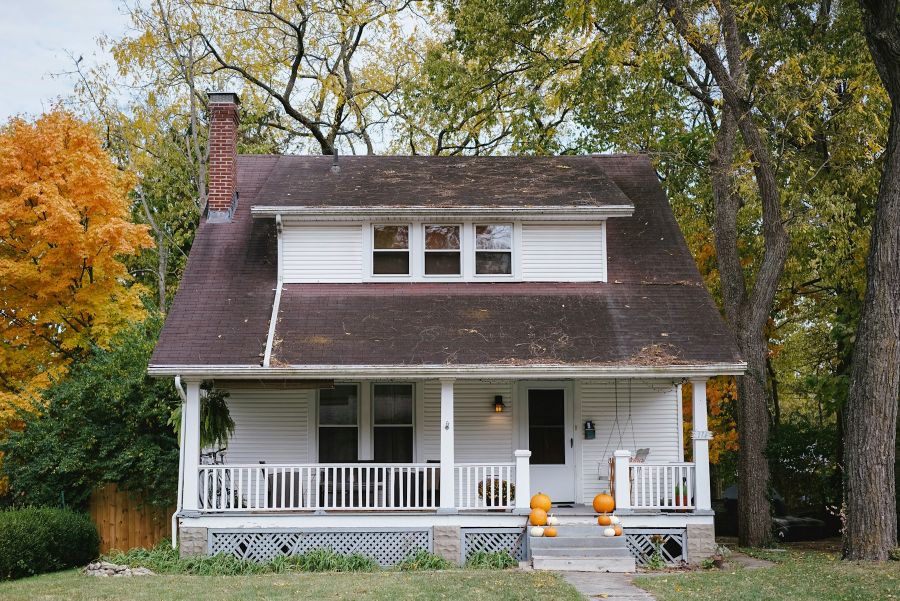
#> input picture images/build/source.jpg, 1800 x 1201 px (shown at 1/2 size)
$ python build_stages.py
#> lines starting #> are read from the running program, lines starting #| are printed output that depends on the picture; after the words box and inside, x2 and y2 are one past the last pixel; in counts of white or black regions, pixels touching at a corner belong together
"""Generate the photo layers for the scroll-build section.

Takes one straight-on house photo (images/build/source.jpg) plus hand-traced
roof / siding regions, and writes cut-out layers that keep the photo's own
lighting:

  roof-deck   bare OSB decking          (tear-off)
  roof-under  synthetic underlayment    (dry-in)
  roof-new    new architectural shingle (rebuild)
  wall-sheath bare wall sheathing       (tear-off)
  wall-wrap   house wrap                (dry-in)
  wall-new    new siding color          (rebuild)

Run:  python3 tools/build_stages.py
Requires: Pillow, numpy.  Coordinates below are in source-photo pixels; to use
a different photo, retrace ROOF / ROOF_HOLES / WALL_* for it.
"""
import json
import os
import numpy as np
from PIL import Image, ImageDraw, ImageFilter, ImageFont

ROOT = os.path.join(os.path.dirname(__file__), "..", "images", "build")
OUT_W = 1600
rng = np.random.default_rng(14)

# ---------------------------------------------------------------- regions
ROOF = [(478, 309), (1302, 309), (1492, 724), (298, 731), (394, 446), (408, 441), (466, 441), (478, 422)]
ROOF_HOLES = [
    [(503, 407), (1270, 407), (1270, 433), (1213, 433), (1213, 569), (556, 569), (556, 433), (503, 433)],  # dormer
]
DOWNSPOUT_BAND = (512, 430, 572, 740)  # bright pipe on the roof stays visible
EAVE_Y, RIDGE_Y = 731, 309

WALL_DORMER = [
    [(564, 434), (723, 434), (723, 566), (564, 566)],
    [(1044, 434), (1211, 434), (1211, 566), (1044, 566)],
    [(723, 434), (1044, 434), (1044, 443), (723, 443)],
]
WALL_FRONT = [(476, 762), (1360, 762), (1360, 1008), (476, 1008)]
WALL_FRONT_HOLES = [
    [(630, 762), (840, 762), (840, 930), (630, 930)],      # windows
    [(1031, 762), (1154, 762), (1154, 1010), (1031, 1010)],  # door
    [(876, 762), (914, 762), (914, 1010), (876, 1010)],      # porch post
]

NEW_ROOF = (44, 44, 47)
NEW_SIDING = (62, 78, 104)   # deep navy
FONT = "/usr/share/fonts/truetype/dejavu/DejaVuSansMono-Bold.ttf"
if not os.path.exists(FONT):
    FONT = "/usr/share/fonts/truetype/dejavu/DejaVuSansMono.ttf"


def poly_mask(size, polys, holes=(), blur=0.7):
    m = Image.new("L", size, 0)
    d = ImageDraw.Draw(m)
    for p in polys:
        d.polygon(p, fill=255)
    for p in holes:
        d.polygon(p, fill=0)
    return m.filter(ImageFilter.GaussianBlur(blur)) if blur else m


def lum(a):
    return a[..., :3].mean(2)


def blur_arr(a, r):
    img = Image.fromarray(np.clip(a, 0, 255).astype(np.uint8))
    return np.asarray(img.filter(ImageFilter.GaussianBlur(r))).astype(float)


def noise(h, w, scale, amp):
    """Smooth value noise: random grid upscaled."""
    gh, gw = max(2, h // scale + 2), max(2, w // scale + 2)
    g = rng.normal(0, 1, (gh, gw))
    img = Image.fromarray(((g - g.min()) / (np.ptp(g) + 1e-6) * 255).astype(np.uint8)).resize((w, h), Image.BICUBIC)
    a = np.asarray(img).astype(float) / 255 - 0.5
    return a * 2 * amp


# ---------------------------------------------------------------- textures
def osb(w, h, sheet_w=320, sheet_h=118, origin_y=0):
    img = Image.new("RGB", (w, h), (176, 150, 114))
    d = ImageDraw.Draw(img)
    palette = [(158, 130, 96), (196, 172, 134), (170, 142, 106), (140, 114, 82), (206, 186, 152), (186, 160, 122), (124, 100, 72)]
    n = int(w * h / 9)
    xs, ys = rng.integers(0, w, n), rng.integers(0, h, n)
    ang = rng.uniform(0, np.pi, n)
    ln = rng.uniform(3, 9, n)
    cols = rng.integers(0, len(palette), n)
    for x, y, a, l, c in zip(xs, ys, ang, ln, cols):
        dx, dy = np.cos(a) * l / 2, np.sin(a) * l / 2 * 0.8
        d.line([(x - dx, y - dy), (x + dx, y + dy)], fill=palette[c], width=int(rng.integers(1, 3)))
    img = img.filter(ImageFilter.GaussianBlur(0.5))
    a = np.asarray(img).astype(float)
    a *= (1 + noise(h, w, 60, 0.07) + rng.normal(0, 0.04, (h, w)))[..., None]
    # sheet seams, staggered by course
    seam = np.ones((h, w))
    for row_y in range(origin_y % sheet_h - sheet_h, h, sheet_h):
        y = int(row_y)
        if 0 <= y < h:
            seam[max(0, y - 1):y + 1, :] = 0.55
            seam[y + 1:y + 2, :] = 1.12
        course = (row_y - origin_y) // sheet_h
        off = (sheet_w // 2) * (course % 2)
        for x in range(int(off) - sheet_w, w, sheet_w):
            if 0 <= x < w:
                seam[max(0, y):min(h, y + sheet_h), max(0, x - 1):x + 1] = 0.6
    return a * seam[..., None]


def shingles(w, h, eave_y, ridge_y):
    """Architectural (laminated) shingle courses, eave → ridge, in local coords."""
    a = np.zeros((h, w, 3))
    y = eave_y
    course = 0
    while y > -20:
        t = (eave_y - y) / max(1, eave_y - ridge_y)
        exp = 14.2 - 2.4 * t  # slight foreshortening toward the ridge
        y0 = y - exp
        x = -rng.integers(0, 60)
        while x < w:
            tw = int(rng.integers(18, 52))
            k = rng.uniform(0.82, 1.2)
            tint = np.array(NEW_ROOF) * k + rng.normal(0, 1.4, 3)
            ya, yb = int(max(0, np.floor(y0))), int(min(h, np.ceil(y)))
            xa, xb = int(max(0, x)), int(min(w, x + tw))
            if yb > ya and xb > xa:
                a[ya:yb, xa:xb] = tint
                # laminate shadow band on lower part of some tabs
                if rng.random() < 0.6:
                    yl = int(ya + (yb - ya) * rng.uniform(0.4, 0.7))
                    xs = int(xa + rng.integers(0, max(1, (xb - xa) // 2)))
                    a[yl:yb, xs:xb] *= rng.uniform(0.66, 0.84)
                # keyway gap
                a[ya + (yb - ya) // 2:yb, xa:min(w, xa + 1)] *= 0.45
            x += tw
        # course shadow line under the butt edge + slight highlight above
        yi = int(round(y))
        if 0 <= yi < h:
            a[yi:min(h, yi + 2)] *= 0.45
        if 0 <= yi - 1 < h:
            a[yi - 1] *= 1.25
        y = y0
        course += 1
    # granules
    a *= (1 + rng.normal(0, 0.16, (h, w)))[..., None]
    a = blur_arr(a, 0.35)
    a *= (1 + noise(h, w, 90, 0.05))[..., None]
    return a


def printed(w, h, base, line_col, text, band_h, text_size, text_every, wrinkle=0.0, origin_y=0, seam_shadow=0.8):
    a = np.ones((h, w, 3)) * np.array(base, float)
    a *= (1 + rng.normal(0, 0.035, (h, w)))[..., None]
    if wrinkle:
        a *= (1 + noise(h, w, 28, wrinkle) + noise(h, w, 9, wrinkle * 0.4))[..., None]
    img = Image.fromarray(np.clip(a, 0, 255).astype(np.uint8))
    d = ImageDraw.Draw(img)
    font = ImageFont.truetype(FONT, text_size)
    for top in range(origin_y % band_h - band_h, h, band_h):
        for frac in (0.18, 0.82):
            yy = top + band_h * frac
            d.line([(0, yy), (w, yy)], fill=line_col, width=1)
        off = (text_every // 2) * ((top // band_h) % 2)
        for x in range(-text_every + off, w, text_every):
            d.text((x, top + band_h * 0.5 - text_size * 0.6), text, font=font, fill=line_col)
    a = np.asarray(img).astype(float)
    for top in range(origin_y % band_h - band_h, h, band_h):
        if 0 <= top < h:
            a[top:top + 2] *= seam_shadow
            a[max(0, top - 1):top] *= 1.08
    return a


# ---------------------------------------------------------------- build
def main():
    src = Image.open(os.path.join(ROOT, "source.jpg")).convert("RGB")
#> src is the input picture: PIL image 1800x1201 RGB; mean R, G, B 115.5, 111.3, 91.6
    W, H = src.size
#> W = 1800; H = 1201
    A = np.asarray(src).astype(float)
    L = lum(A)

    # roof mask (minus the bright downspout crossing it)
    roof_m = np.asarray(poly_mask((W, H), [ROOF], ROOF_HOLES)).astype(float) / 255
#> in poly_mask, `m = Image.new("L", size, 0)`: m: PIL image 1800x1201 L; every value is 0
    x0, y0, x1, y1 = DOWNSPOUT_BAND
    band = np.zeros((H, W), bool)
    band[y0:y1, x0:x1] = True
    pipe = band & (L > 150)
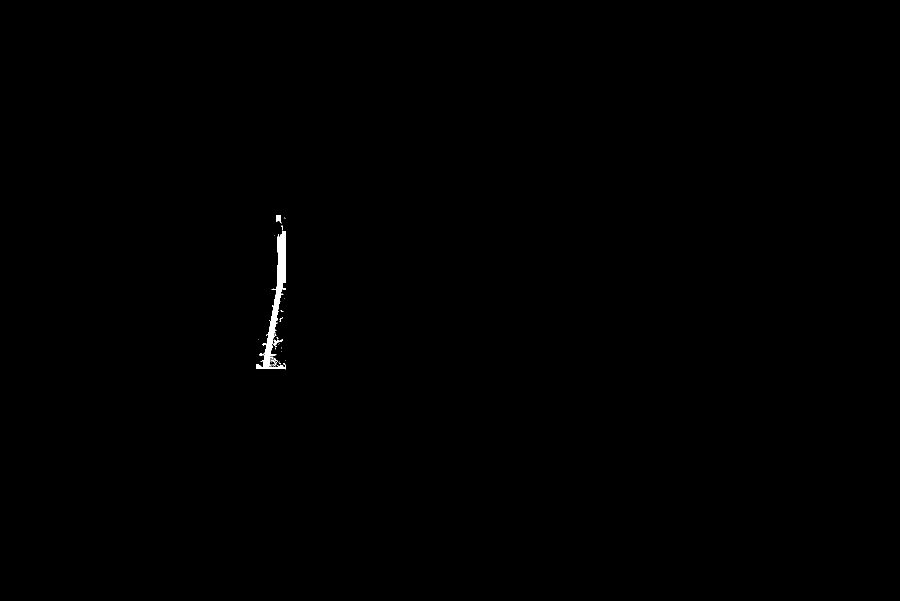
#> pipe: shape (1201, 1800) bool (shown at 1/2 size); 0.2% white; 41 white regions (36 under 20 px), largest, box (x1, y1, x2, y2) and area: (512, 462, 572, 738) 3975, (552, 430, 563, 446) 126, (546, 678, 566, 692) 84, (559, 635, 566, 643) 20, (560, 729, 567, 734) 20
    pipe_m = np.asarray(Image.fromarray((pipe * 255).astype(np.uint8)).filter(ImageFilter.MaxFilter(3)).filter(ImageFilter.GaussianBlur(0.8))).astype(float) / 255
    roof_m = roof_m * (1 - pipe_m)

    # lighting on the roof plane (stains/debris blurred away)
    roof_L = np.where(roof_m > 0.5, L, np.nan)
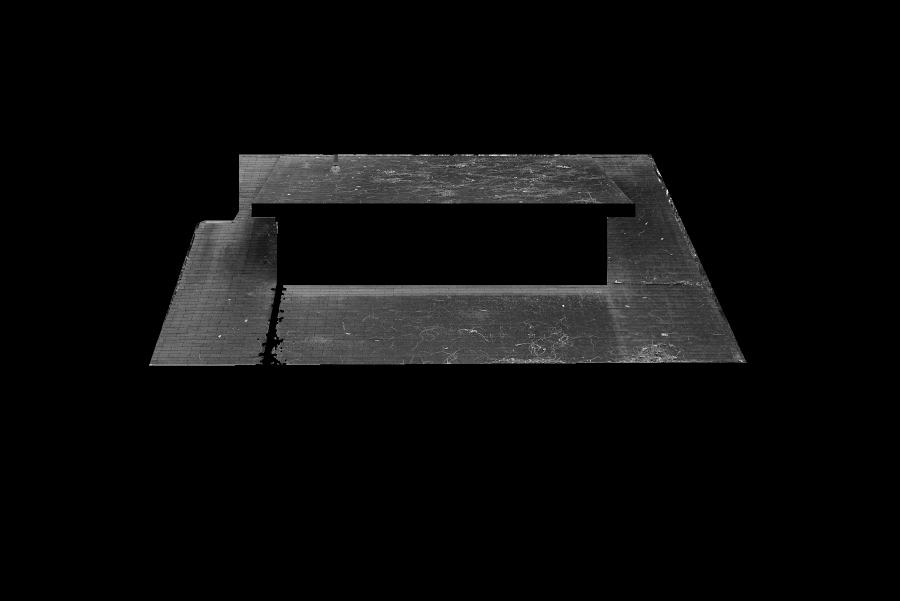
#> roof_L: shape (1201, 1800) float64 (shown at 1/2 size); 85.68% of the values are NaN or infinite; the others: min 0.333, max 254, mean 80.49; drawn with min black, max white, NaN and infinite black
    fill = np.nanmedian(roof_L)
#> fill = 77
    light = blur_arr(np.nan_to_num(roof_L, nan=fill), 26) / fill
    light = np.clip(light, 0.7, 1.25)

    # wall masks
    wall_dormer = np.asarray(poly_mask((W, H), WALL_DORMER, blur=0.6)).astype(float) / 255
    wall_front_poly = np.asarray(poly_mask((W, H), [WALL_FRONT], WALL_FRONT_HOLES, blur=0)).astype(float) / 255
#> in poly_mask (call 3), `return m.filter(ImageFilter.GaussianBlur(blur)) if blur else m`: returned value: PIL image 1800x1201 L; 6.6% white; 3 white regions, box (x1, y1, x2, y2) and area: (476, 762, 876, 1009) 63141, (1155, 762, 1361, 1009) 50882, (915, 762, 1031, 1009) 28652
    mx, mn = A.max(2), A.min(2)
    sat = (mx - mn) / (mx + 1)
    yy, xx = np.mgrid[0:H, 0:W]
    hi = np.where((xx > 1150) & (yy < 925), 240, 206)  # sunlit right wall is brighter than the trim elsewhere
    siding_px = (L > 38) & (L < hi) & (sat < 0.32)
#> siding_px: shape (1201, 1800) bool; 48.8% white; 9513 white regions (8791 under 20 px), largest, box (x1, y1, x2, y2) and area: (16, 0, 1645, 1201) 869957, (1644, 209, 1800, 1189) 58935, (256, 363, 348, 629) 3553
    sp = Image.fromarray((siding_px * 255).astype(np.uint8)).filter(ImageFilter.MinFilter(3)).filter(ImageFilter.MaxFilter(3))
#> sp: PIL image 1800x1201 L; 40.5% white; 2941 white regions (1728 under 20 px), largest, box (x1, y1, x2, y2) and area: (295, 68, 1576, 1069) 540307, (131, 1015, 1557, 1201) 136330, (1691, 271, 1800, 1140) 46073
    wall_front = (np.asarray(sp).astype(float) / 255) * wall_front_poly
#> wall_front: shape (1201, 1800) float64; values 0 (black) and 1 (white), 4.7% white; 82 white regions (20 under 20 px), largest, box (x1, y1, x2, y2) and area: (1155, 762, 1361, 1009) 37740, (476, 778, 630, 929) 22780, (915, 762, 1031, 927) 17950
    wall_front = np.asarray(Image.fromarray((wall_front * 255).astype(np.uint8)).filter(ImageFilter.GaussianBlur(0.6))).astype(float) / 255
    wall_m = np.clip(wall_dormer + wall_front, 0, 1)

    # light on the walls = blurred brightness of white siding
    wall_L = np.where(wall_m > 0.5, L, np.nan)
    wl_fill = np.nanmedian(wall_L)
#> wl_fill = 150.3
    wall_light = blur_arr(np.nan_to_num(wall_L, nan=wl_fill), 14) / 222.0
    wall_light = np.clip(wall_light, 0.2, 1.12)

    layers = {}

    # --- roof layers (computed on the roof bbox)
    rb = (290, 300, 1500, 740)
    bw, bh = rb[2] - rb[0], rb[3] - rb[1]
    lt = light[rb[1]:rb[3], rb[0]:rb[2]][..., None]
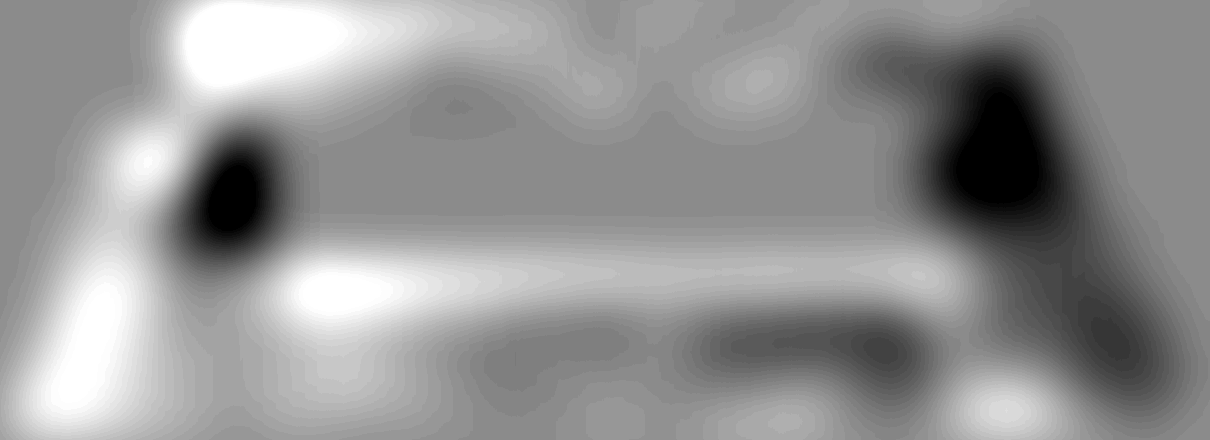
#> lt: shape (440, 1210, 1) float64; min 0.7, max 1.25, mean 1.02; drawn with min black and max white
    eave_local, ridge_local = EAVE_Y - rb[1], RIDGE_Y - rb[1]

    deck = osb(bw, bh, origin_y=eave_local) * lt ** 0.9
#> in osb, `return a * seam[..., None]`:
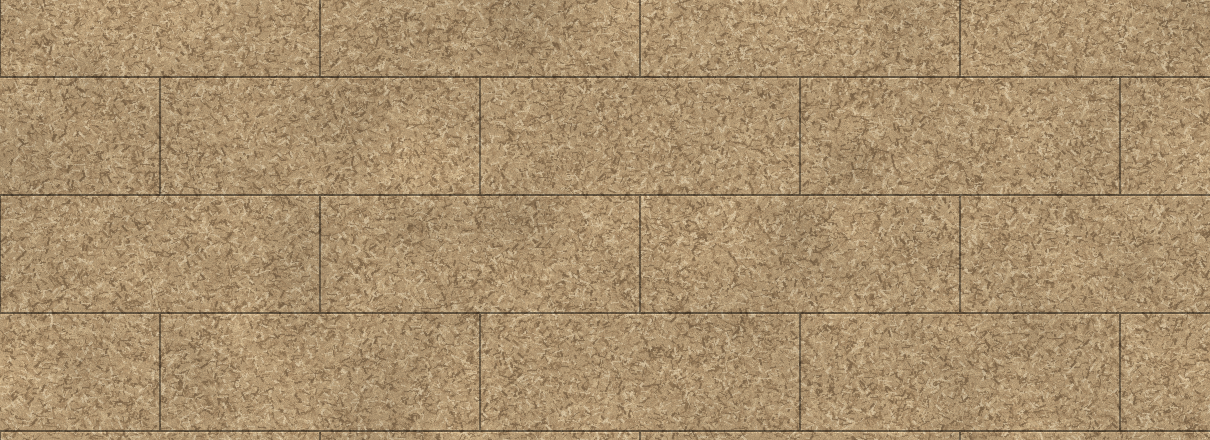
#> returned value: shape (440, 1210, 3) float64; mean of channels 0, 1, 2 170, 144.7, 110.1; drawn as R, G, B
    # grime + nail lines
    deck *= (1 - 0.18 * np.clip((np.arange(bh)[:, None] - (eave_local - 60)) / 60, 0, 1))[..., None]
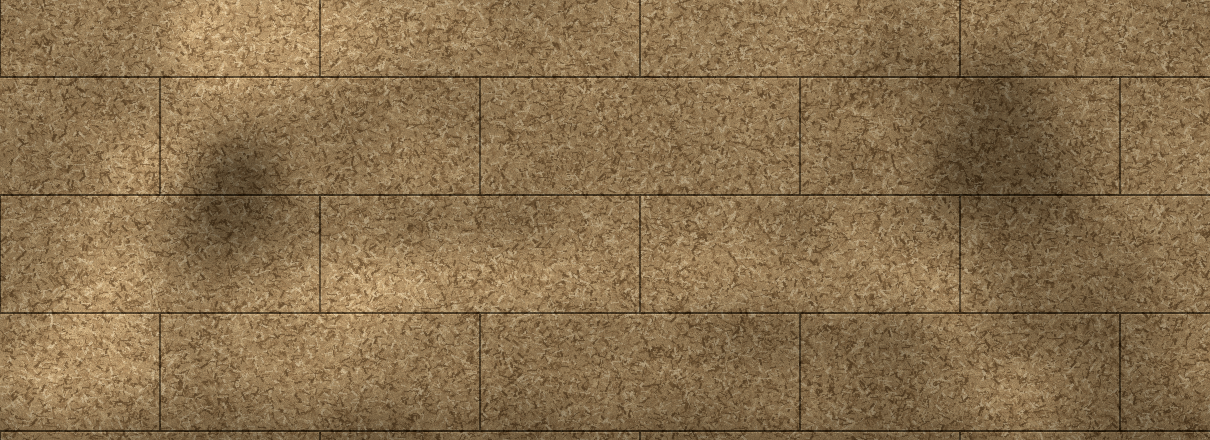
#> deck: shape (440, 1210, 3) float64; mean of channels 0, 1, 2 169.9, 144.6, 110; drawn with min black and max white
    for y in range(eave_local, 0, -59):
        deck[max(0, y - 1):y] *= 0.9
    layers["roof-deck"] = (deck, rb, roof_m)

    under = printed(bw, bh, (66, 69, 75), (84, 112, 170), "CD//SHIELD", band_h=90, text_size=10, text_every=260,
                    wrinkle=0.04, origin_y=eave_local) * lt ** 0.9
#> in printed, `a *= (1 + rng.normal(0, 0.035, (h, w)))[..., None]`:
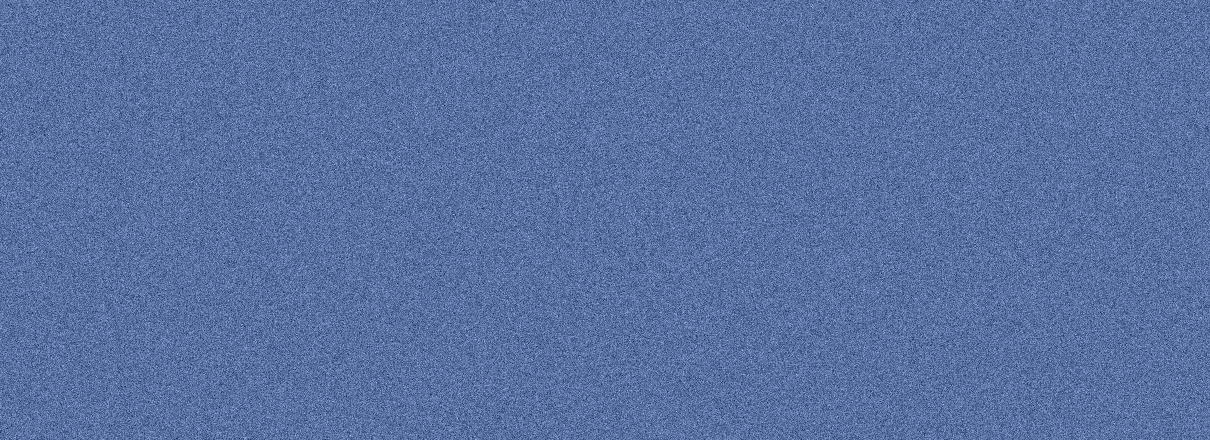
#> a: shape (440, 1210, 3) float64; mean of channels 0, 1, 2 66, 69, 75; drawn with min black and max white
#> call 2 of noise, with h = 440, w = 1210, scale = 28, amp = 0.04
#> in noise (call 2), `img = Image.fromarray(((g - g.min()) / (np.ptp(g) + 1e-6) * 255).astyp..`:
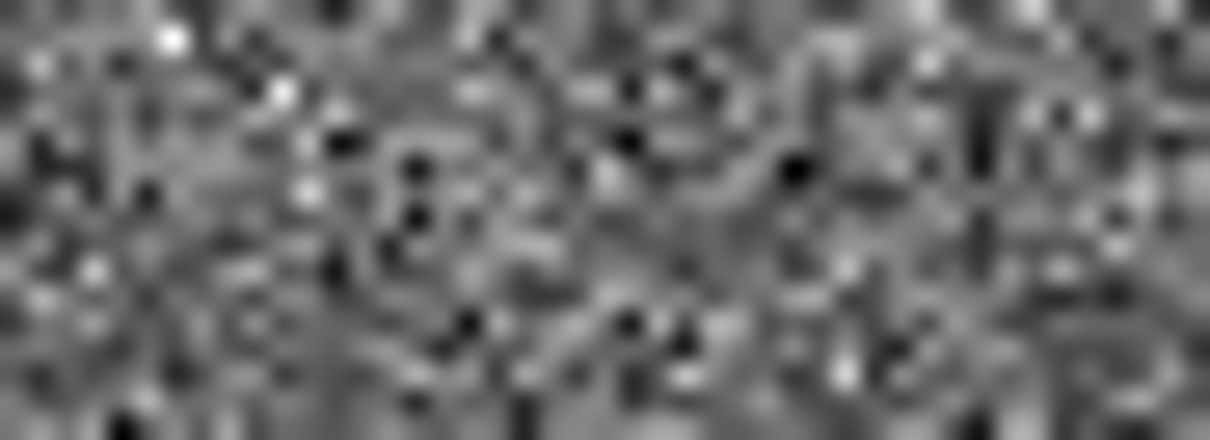
#> img: PIL image 1210x440 L; min 0, max 255, mean 106.6
    under[eave_local - 5:eave_local] = np.array((176, 182, 190)) * lt[eave_local - 5:eave_local]  # drip edge
    layers["roof-under"] = (under, rb, roof_m)

    new_roof = shingles(bw, bh, eave_local, ridge_local) * lt ** 0.75
#> the loop in shingles, `while y > -20:` made 35 passes
#> after the loop in shingles, `while y > -20:`: course = 35
    new_roof *= (1 + 0.08 * (1 - np.arange(bh) / bh))[:, None, None]  # a touch of sky sheen up top
    layers["roof-new"] = (new_roof, rb, roof_m)

    # --- wall layers
    wb = (470, 425, 1365, 1012)
    ww, wh = wb[2] - wb[0], wb[3] - wb[1]
    wl = wall_light[wb[1]:wb[3], wb[0]:wb[2]][..., None]
    sheath = osb(ww, wh, sheet_w=170, sheet_h=230, origin_y=10) * wl
#> the loop in osb (call 2), `for x, y, a, l, c in zip(xs, ys, ang, ln, cols):` made 58373 passes
#> (x, y, a, l, c, dx, dy) on passes 1 to 3: (205, 53, 2.96, 5.72, 2, -2.81, 0.403), (501, 222, 1.87, 5.51, 6, -0.806, 2.11), (578, 127, 1.2, 6.84, 5, 1.25, 2.55)
    layers["wall-sheath"] = (sheath, wb, wall_m)
    wrap = printed(ww, wh, (232, 235, 239), (70, 110, 200), "CD//WRAP", band_h=118, text_size=15, text_every=210,
                   wrinkle=0.07, origin_y=8, seam_shadow=0.86) * wl
    layers["wall-wrap"] = (wrap, wb, wall_m)
    Lw = L[wb[1]:wb[3], wb[0]:wb[2]][..., None]
    new_side = np.array(NEW_SIDING, float) * (Lw / 205.0) ** 1.08 * 1.05
    layers["wall-new"] = (new_side, wb, wall_m)

    # --- write (scaled to OUT_W)
    k = OUT_W / W
#> k = 0.889
    meta = {"width": OUT_W, "height": round(H * k), "layers": {}}
    src.resize((OUT_W, round(H * k)), Image.LANCZOS).save(os.path.join(ROOT, "before.jpg"), quality=78, optimize=True, progressive=True)
    for name, (arr, box, mask) in layers.items():
        m = mask[box[1]:box[3], box[0]:box[2]]
        rgba = np.dstack([np.clip(arr, 0, 255), m * 255]).astype(np.uint8)
        img = Image.fromarray(rgba, "RGBA")
        out = img.resize((round(img.width * k), round(img.height * k)), Image.LANCZOS)
        out.save(os.path.join(ROOT, f"{name}.webp"), quality=82, method=6)
        meta["layers"][name] = [round(box[0] * k), round(box[1] * k), out.width, out.height]
#> this loop made 6 passes
#> (name, box) on passes 1 to 6: ('roof-deck', (290, 300, 1500, 740)), ('roof-under', (290, 300, 1500, 740)), ('roof-new', (290, 300, 1500, 740)), ('wall-sheath', (470, 425, 1365, 1012)), ('wall-wrap', (470, 425, 1365, 1012)), ('wall-new', (470, 425, 1365, 1012))
#> after the loop, meta = 3 items
    meta["roof"] = {"ridge": round(RIDGE_Y * k), "eave": round(EAVE_Y * k), "x0": round(298 * k), "x1": round(1492 * k)}
    meta["wall"] = {"top": round(434 * k), "bottom": round(1008 * k)}
    with open(os.path.join(ROOT, "layers.json"), "w") as f:
        json.dump(meta, f, indent=1)

    # preview composites for checking
    prev = os.environ.get("PREVIEW_DIR")
    if prev:
        for stage, names in {"stripped": ["roof-deck", "wall-sheath"], "dryin": ["roof-under", "wall-wrap"], "after": ["roof-new", "wall-new"]}.items():
            c = src.copy().convert("RGBA")
            for n in names:
                arr, box, mask = layers[n]
                m = mask[box[1]:box[3], box[0]:box[2]]
                c.alpha_composite(Image.fromarray(np.dstack([np.clip(arr, 0, 255), m * 255]).astype(np.uint8), "RGBA"), (box[0], box[1]))
            c.convert("RGB").save(os.path.join(prev, f"stage-{stage}.jpg"), quality=88)
    print(json.dumps(meta))
#> (printed output is left out)


if __name__ == "__main__":
    main()
